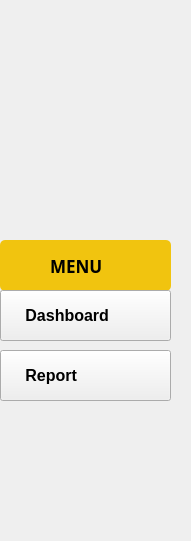
   <widget class="QFrame" name="PanalFrame">
    <property name="geometry">
     <rect>
      <x>10</x>
      <y>100</y>
      <width>191</width>
      <height>541</height>
     </rect>
    </property>
    <property name="sizePolicy">
     <sizepolicy hsizetype="Expanding" vsizetype="Expanding">
      <horstretch>0</horstretch>
      <verstretch>0</verstretch>
     </sizepolicy>
    </property>
    <property name="autoFillBackground">
     <bool>false</bool>
    </property>
    <property name="styleSheet">
     <string notr="true">QGroupBox {
    background-color: transparent; 
    border: 1px solid gray;        
}
background-image: url(:/Background/Nen.png);</string>
    </property>
    <property name="frameShape">
     <enum>QFrame::Shape::NoFrame</enum>
    </property>
    <widget class="QWidget" name="Menu_Title" native="true">
     <property name="geometry">
      <rect>
       <x>0</x>
       <y>240</y>
       <width>171</width>
       <height>51</height>
      </rect>
     </property>
     <property name="styleSheet">
      <string notr="true">QWidget#Menu_Title{
background-color: rgb(241, 196, 15);
border-radius: 5px;
}</string>
     </property>
     <widget class="QLabel" name="label_2">
      <property name="geometry">
       <rect>
        <x>50</x>
        <y>10</y>
        <width>71</width>
        <height>31</height>
       </rect>
      </property>
      <property name="font">
       <font>
        <family>Segoe MDL2 Assets</family>
        <pointsize>13</pointsize>
        <bold>true</bold>
       </font>
      </property>
      <property name="text">
       <string>MENU</string>
      </property>
     </widget>
    </widget>
    <widget class="QPushButton" name="Dash_Button">
     <property name="geometry">
      <rect>
       <x>0</x>
       <y>290</y>
       <width>171</width>
       <height>51</height>
      </rect>
     </property>
     <property name="font">
      <font>
       <pointsize>12</pointsize>
       <bold>true</bold>
      </font>
     </property>
     <property name="cursor">
      <cursorShape>PointingHandCursor</cursorShape>
     </property>
     <property name="layoutDirection">
      <enum>Qt::LayoutDirection::LeftToRight</enum>
     </property>
     <property name="autoFillBackground">
      <bool>false</bool>
     </property>
     <property name="styleSheet">
      <string notr="true">text-align: left;
padding-left:20px;</string>
     </property>
     <property name="text">
      <string> Dashboard</string>
     </property>
     <property name="icon">
      <iconset>
       <normaloff>:/Background/_ionicons_svg_md-easel (1).png</normaloff>:/Background/_ionicons_svg_md-easel (1).png</iconset>
     </property>
     <property name="iconSize">
      <size>
       <width>24</width>
       <height>24</height>
      </size>
     </property>
     <property name="autoDefault">
      <bool>false</bool>
     </property>
     <property name="flat">
      <bool>false</bool>
     </property>
    </widget>
    <widget class="QWidget" name="widget" native="true">
     <property name="geometry">
      <rect>
       <x>20</x>
       <y>20</y>
       <width>141</width>
       <height>131</height>
      </rect>
     </property>
     <property name="styleSheet">
      <string notr="true">border-image: url(:/Background/group(1).png);</string>
     </property>
    </widget>
    <widget class="QPushButton" name="Supplier_Button_2">
     <property name="geometry">
      <rect>
       <x>0</x>
       <y>350</y>
       <width>171</width>
       <height>51</height>
      </rect>
     </property>
     <property name="font">
      <font>
       <pointsize>12</pointsize>
       <bold>true</bold>
      </font>
     </property>
     <property name="cursor">
      <cursorShape>PointingHandCursor</cursorShape>
     </property>
     <property name="layoutDirection">
      <enum>Qt::LayoutDirection::LeftToRight</enum>
     </property>
     <property name="styleSheet">
      <string notr="true">text-align: left;
padding-left:20px;</string>
     </property>
     <property name="text">
      <string> Report</string>
     </property>
     <property name="icon">
      <iconset>
       <normaloff>:/Background/invoice.png</normaloff>:/Background/invoice.png</iconset>
     </property>
     <property name="iconSize">
      <size>
       <width>24</width>
       <height>24</height>
      </size>
     </property>
    </widget>
   </widget>
